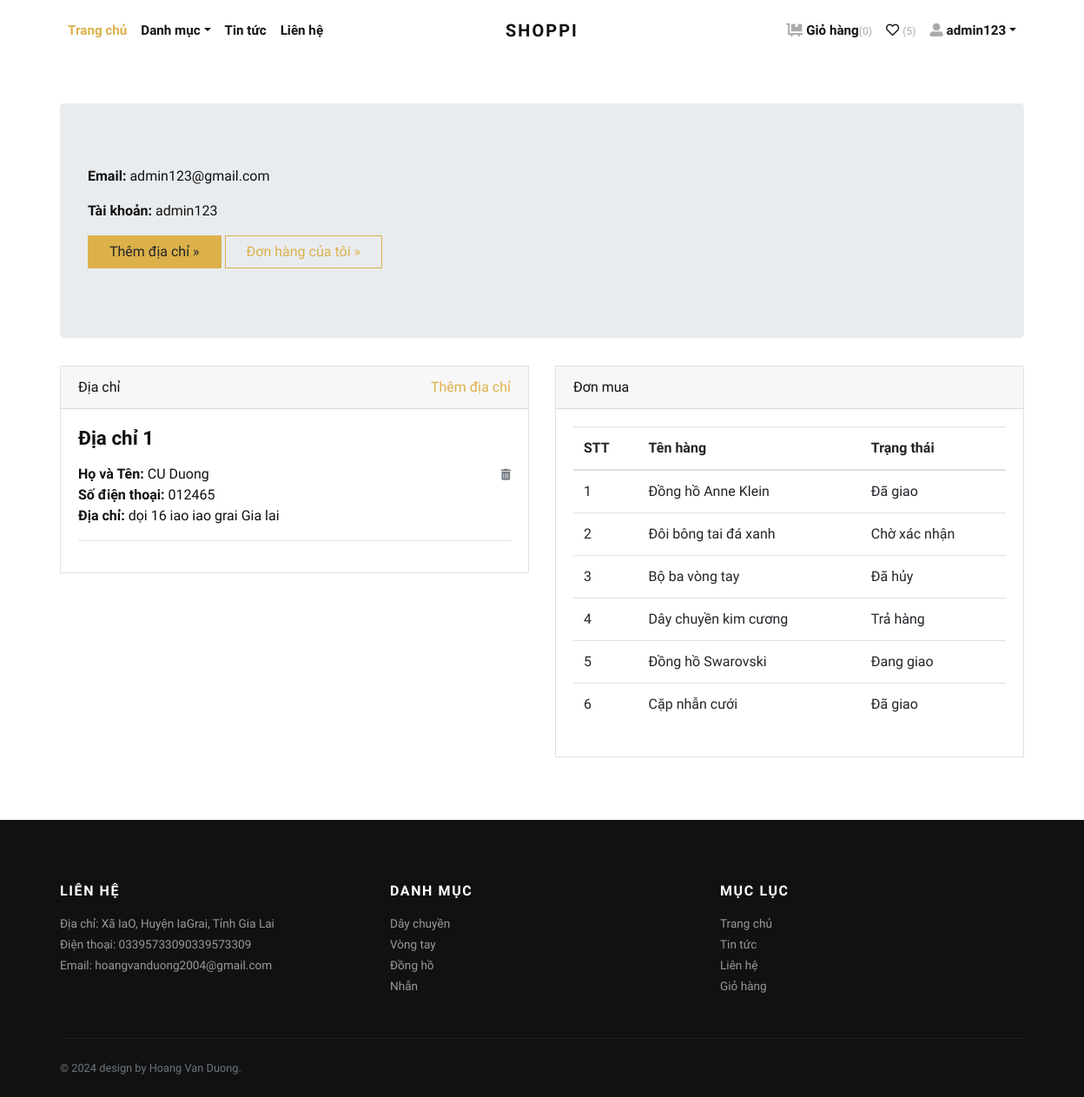
Screenshot of /accounts/profile/ (signed in) with the database file from the repository.
### store/models.py (models this page shows, shortened)
class Address(models.Model):
    user = models.ForeignKey(User, verbose_name="User", on_delete=models.CASCADE)
    locality = models.CharField(max_length=150, verbose_name="số nhà, thôn, xã, phường, huyện: ")
    city = models.CharField(max_length=150, verbose_name="Tỉnh, Thành phố: ")
    state = models.CharField(max_length=150, verbose_name="Số điện thoại: ")
    class Meta:
        verbose_name =("Quản lý Địa chỉ")
        verbose_name_plural =("Quản lý Địa chỉ")

class Order(models.Model):
    user = models.ForeignKey(User, verbose_name="User", on_delete=models.CASCADE)
    address = models.ForeignKey(Address, verbose_name="Địa chỉ giao hàng", on_delete=models.CASCADE)
    product = models.ForeignKey(Product, verbose_name="Sản phẩm", on_delete=models.CASCADE)
    quantity = models.PositiveIntegerField(verbose_name="Số lượng")
    ordered_date = models.DateTimeField(auto_now_add=True, verbose_name="Ngày đặt hàng")
    status = models.CharField(
        verbose_name="Trạng thái",
        choices=STATUS_CHOICES,
        max_length=50,
        default="Chờ xác nhận"
        )
    class Meta:
        verbose_name =("Quản lý Đơn hàng")
        verbose_name_plural =("Quản lý Đơn hàng")

class Product(models.Model):
    title = models.CharField(max_length=150, verbose_name="Tên sản phẩm")
    slug = models.SlugField(max_length=160, verbose_name="Product Slug")
    sku = models.CharField(max_length=255, unique=True, verbose_name="Mã sản phẩm")
    short_description = models.TextField(verbose_name="Mô tả")
    detail_description = models.TextField(blank=True, null=True, verbose_name="Mô tả chi tiết")
    product_image = models.ImageField(upload_to='product', blank=True, null=True, verbose_name="Image sản phẩm")
    price = models.DecimalField(max_digits=8, decimal_places=2)
    category = models.ForeignKey(Category, verbose_name="Phân loại sản phẩm", on_delete=models.CASCADE)
    is_active = models.BooleanField(verbose_name="Active")
    is_featured = models.BooleanField(verbose_name="Nổi bật")
    created_at = models.DateTimeField(auto_now_add=True, verbose_name="Created Date")
    updated_at = models.DateTimeField(auto_now=True, verbose_name="Updated Date")
    class Meta:
        verbose_name_plural = 'Quản lý Sản phẩm'
        ordering = ('-created_at', )

### store/views.py (the view)
# urls.py: path('accounts/profile/', views.profile, name="profile"),
@login_required
def profile(request):
    addresses = Address.objects.filter(user=request.user)
    orders = Order.objects.filter(user=request.user)
    return render(request, 'account/profile.html', {'addresses':addresses, 'orders':orders})

### store/context_preprocessors.py (called while the page is built)
def store_menu(request):
    categories = Category.objects.filter(is_active=True)
    context = {
        'categories_menu': categories,
    }
    return context

def cart_menu(request):
    if request.user.is_authenticated:
        cart_items= Cart.objects.filter(user=request.user)
        context = {
            'cart_items': cart_items,
        }
    else:
        context = {}
    return context

def like_item(request):
    if request.user.is_authenticated:
        like_item= Like.objects.filter(user=request.user)
        context = {
            'like_item': like_item,
        }
    else:
        context = {}
    return context

### templates/account/profile.html (shortened to what this page needs)
{% extends 'base.html' %}
{% load static %}
    {% block content %}
      <div class="container py-5">
        <div class="jumbotron">
          <p><strong>Email:</strong> {{request.user.email}}</p>
          <p><strong>Tài khoản:</strong> {{request.user.username}}</p>
          <p><a class="btn btn-primary btn-large" href="{% url 'store:add-address' %}">Thêm địa chỉ »</a> <a class="btn btn-outline-primary btn-large" href="#">Đơn hàng của tôi »</a></p>
        </div>
        <div class="row">
          <div class="col-lg-6">
            <div class="card mb-4" id="headings">
              <div class="card-header">Địa chỉ <span class="float-right"><a href="{% url 'store:add-address' %}">Thêm địa chỉ</a></span></div>
              <div class="card-body">
                {% if addresses %}
                    {% for address in addresses %}
                        <h4 class="mb-3">Địa chỉ {{forloop.counter}}</h4>
                        <span class="float-right"><a href="{% url 'store:remove-address' address.id %}"><i class="fas fa-trash-alt small text-muted"></i></a></span>
                        <p>
                            <strong>Họ và Tên: </strong>{{address.city}} <br>
                            <strong>Số điện thoại: </strong>{{address.state}} <br>
                            <strong>Địa chỉ: </strong>{{address.locality}} <br>
                        </p>
                        <hr>
                    {% endfor %}
                {% else %}
                <div class="text-danger">
                  Bạn chưa có địa chỉ. Vui lòng thêm địa chỉ cụ thể.
                </div>
                {% endif %}
              </div>
            </div>
          </div>
          <div class="col-lg-6">
            <div class="card mb-4" id="tables">
              <div class="card-header">Đơn mua</div>
              <div class="card-body">
                <table class="table table-hover">
                  <thead>
                    <tr>
                      <th>STT</th>
                      <th>Tên hàng</th>
                      <th>Trạng thái</th>
                    </tr>
                  </thead>
                  <tbody>
                    {% if orders %}
                      {% for order in orders %}
                        <tr>
                          <td>{{forloop.counter}}</td>
                          <td>{{order.product.title}}</td>
                          <td>
                            {{order.status}}
                          </td>
                        </tr>
                      {% endfor %}
                    {% else %}
                    <tr>
                      <td class="text-danger" colspan="3">Bạn chưa đặt hàng.</td>
                    </tr>
                    {% endif %}
                  </tbody>
                </table>
              </div>
            </div>
          </div>
        </div>
      </div>
{% endblock content %}

### templates/navbar.html (shortened to what this page needs)
{% load static %}
      <header class="header bg-white">
        <div class="container px-0 px-lg-3">
          <nav class="navbar navbar-expand-lg navbar-light py-3 px-lg-0"><a class="navbar-brand" href="{% url 'store:home' %}"><span class="font-weight-bold text-uppercase text-dark">Shoppi</span></a>
            <div class="collapse navbar-collapse" id="navbarSupportedContent">
              <ul class="navbar-nav mr-auto">
                <li class="nav-item">
                  <a class="nav-link active" href="{% url 'store:home' %}">Trang chủ</a>
                </li>
                <li class="nav-item dropdown"><a class="nav-link dropdown-toggle" id="pagesDropdown" href="#" data-toggle="dropdown" aria-haspopup="true" aria-expanded="false">Danh mục</a>
                </li>
                <li class="nav-item">
                  <a class="nav-link" href="{% url 'store:blog' %}">Tin tức</a>
                </li>
                <li class="nav-item">
                  <a class="nav-link" href="{% url 'store:contact' %}">Liên hệ</a>
                </li>
              </ul>
              <ul class="navbar-nav ml-auto">
                {% if request.user.is_authenticated %}
                  <li class="nav-item"><a class="nav-link" href="{% url 'store:cart' %}"> <i class="fas fa-dolly-flatbed mr-1 text-gray"></i>Giỏ hàng<small class="text-gray">({{cart_items.count}})</small></a></li>
                  <li class="nav-item" data-toggle="modal" data-target=".bd-example-modal-lg" id ="popup"><a class="nav-link" href="#"> <i class="far fa-heart mr-1"></i><small class="text-gray">({{like_item.count}})</small></a></li>
                  <li class="nav-item dropdown"><a class="nav-link dropdown-toggle" id="pagesDropdown" href="#" data-toggle="dropdown" aria-haspopup="true" aria-expanded="false"><i class="fas fa-user-alt mr-1 text-gray"></i>{{request.user.username}}</a></a>
                </li>
                {% else %}
                  <li class="nav-item"><a class="nav-link" href="{% url 'store:login' %}">Đăng nhập</a></li>
                  <li class="nav-item"><a class="nav-link" href="{% url 'store:register' %}">Tạo tài khoản</a></li>
                {% endif %}
              </ul>
            </div>
          </nav>
        </div>
      </header>

### jewelryshop/static/css/style.default.css (style rules this page uses)
.text-gray { color: #aaa !important; }
strong { font-weight: 700; }
.navbar { position: relative; }
@media (min-width: 992px) { .navbar-brand { position: absolute; top: 50%; left: 50%; -webkit-transform: translate(-50%, -50%); transform: translate(-50%, -50%); } }
.text-uppercase { text-transform: uppercase; letter-spacing: 0.1em; }
.navbar { padding: 0.5rem 1rem; }
.navbar-brand { display: inline-block; padding-top: 0.3125rem; padding-bottom: 0.3125rem; margin-right: 1rem; font-size: 1.25rem; }
.navbar-light .navbar-brand { color: #dcb14a; }
.navbar-light .navbar-nav .nav-link { color: rgba(17, 17, 17, 0.99); font-weight: 800; font-size: 0.95rem; transition: all 0.3s; }
.navbar-light .navbar-nav .show > .nav-link, .navbar-light .navbar-nav .active > .nav-link, .navbar-light .navbar-nav .nav-link.show, .navbar-light .navbar-nav .nav-link.active { color: #dcb14a; }
.btn { font-weight: 400; border: 1px solid transparent; font-family: inherit; padding: 0.375rem 1.5rem; font-size: 1rem; line-height: 1.5; border-radius: 0; transition: color 0.15s ease-in-out, background-color 0.15s ease-in-out, border-color 0.15s ease-in-out, box-shadow 0.15s ease-in-out; }
.btn-primary { color: #212529; background-color: #dcb14a; border-color: #dcb14a; }
.btn-outline-primary { color: #dcb14a; background-color: transparent; background-image: none; border-color: #dcb14a; }
body { font-family: "Libre Franklin", sans-serif; font-size: 1rem; font-weight: 400; line-height: 1.5; color: #111111; background-color: #fff; }
a { color: #dcb14a; text-decoration: none; }
h1, h2, h3, h4, h5, h6, .h1, .h2, .h3, .h4, .h5, .h6 { margin-bottom: 0.5rem; font-family: inherit; font-weight: 900; line-height: 1.2; color: inherit; }
h4, .h4 { font-size: 1.4rem; }
hr { border-top: 1px solid rgba(17, 17, 17, 0.1); }
small, .small { font-size: 80%; font-weight: 400; }
.text-dark { color: #111111 !important; }
.nav-link { padding: 0.5rem 1rem; }
.card { background-color: #fff; border: 1px solid rgba(17, 17, 17, 0.125); border-radius: 0; }
.card-body { padding: 1.25rem; }
.card-header { padding: 0.75rem 1.25rem; background-color: rgba(17, 17, 17, 0.03); border-bottom: 1px solid rgba(17, 17, 17, 0.125); }
.card-header:first-child { border-radius: calc(0 - 1px) calc(0 - 1px) 0 0; }

### rows the page displays
Address: city "CU Duong", state "012465", locality "dọi 16 iao iao grai Gia lai"
Order: product "Đồng hồ Anne Klein", status "Đã giao"
Order: product "Đôi bông tai đá xanh", status "Chờ xác nhận"
Order: product "Bộ ba vòng tay", status "Đã hủy"
Order: product "Dây chuyền kim cương", status "Trả hàng"
Order: product "Đồng hồ Swarovski", status "Đang giao"
Order: product "Cặp nhẫn cưới", status "Đã giao"

### other values shown
{{ cart_items.count }} "0"
{{ like_item.count }} "5"
{{ request.user.username }} "admin123"
{{ request.user.email }} "admin123@gmail.com"
